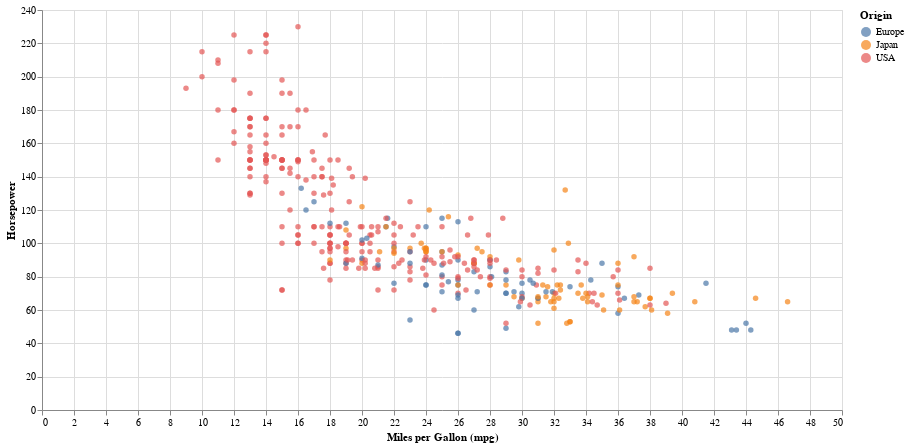

Source (notebook cell):
### Markdown cell above
## Nominal fields

Our dataset contains cars from the following Origins.
|Origin	|count|
| -- | -- |
|USA|	254 |
|Europe|	73|
|Japan	|79|

Let's incorporate that information into the chart.

**Which visual channel do you think we should use?**

### Code cell
(
    alt.Chart(cars)
      .mark_circle()
      .encode(
          x=alt.X(
              'Miles_per_Gallon',
              axis={'title':'Miles per Gallon (mpg)'}),
          y='Horsepower',
          color='Origin'
      ).properties(
          width=800,
          height=400
      )
)

### Figure 1 — Vega-Lite specification as saved in the notebook (floating-point values rounded to 4 significant figures; data arrays with more than 128 entries replaced by an {"elided": "..."} marker saying what was removed)
{"config": {"view": {"continuousWidth": 300, "continuousHeight": 300}}, "data": {"name": "data-583e73726c1545c56c203344161a975c"}, "mark": {"type": "circle"}, "encoding": {"color": {"field": "Origin", "type": "nominal"}, "x": {"axis": {"title": "Miles per Gallon (mpg)"}, "field": "Miles_per_Gallon", "type": "quantitative"}, "y": {"field": "Horsepower", "type": "quantitative"}}, "height": 400, "width": 800, "$schema": "https://vega.github.io/schema/vega-lite/v5.20.1.json", "datasets": {"data-583e73726c1545c56c203344161a975c": {"elided": "406 records"}}}
